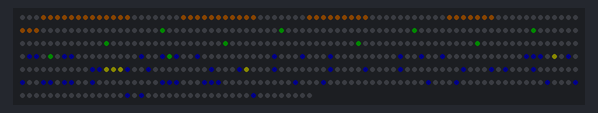
The sketch below on a simulated Arduino Uno, built with avr-gcc and run on an emulated ATmega328P. Parts: 522 RGB LEDs in strip order, left to right, continuing on the next row. Dim RGB values are drawn brighter than linear.

Above: at 0.1 s.

The sketch:

animation_led.ino
```cpp
#include <Adafruit_NeoPixel.h>

#define PIN            6   // Define the pin where the data line is connected
#define NUMPIXELS      522 // Number of LEDs in the strip

Adafruit_NeoPixel strip = Adafruit_NeoPixel(NUMPIXELS, PIN, NEO_GRB + NEO_KHZ800);

void setup() {
  strip.begin();           // Initialize the strip
  strip.show();            // Initialize all pixels to 'off'
  strip.setBrightness(10); // Set brightness to 10% (max 255, so 10% of 255 is about 25)
//  Serial.begin(9600);
//  Serial.println("setup done...");
}

void loop() {
//  cube_animation();
  flower_animation();
}

void clear_LEDs(){
  for(int i = 0; i < strip.numPixels(); i++) {
    strip.setPixelColor(i, strip.Color(0, 0, 0)); // Set color to 'off'
  }
}

int cube_outline[] = {148, 149, 150, 151, 152, 153, 154,
                      177, 171, 170,
                      184, 190, 192,
                      213, 207, 204,
                      220, 226, 230,
                      249, 243, 239,
                      256, 262, 266,
                      285, 279, 275,
                      292, 298, 302,
                      321, 315, 311,
                      328, 329, 330, 331, 332, 333, 334, 338,
                      356, 350, 347,
                      366, 372, 374,
                      390, 384, 383,
                      404, 405, 406, 407, 408, 409, 410};

  int cube_fill[] = {176, 175, 174, 173, 172,
                   185, 186, 187, 188, 189, 191,
                   212, 211, 210, 209, 208, 206, 205,
                   221, 222, 223, 224, 225, 227, 228, 229,
                   248, 247, 246, 245, 244, 242, 241, 240,
                   257, 258, 259, 260, 261, 263, 264, 265,
                   284, 283, 282, 281, 280, 278, 277, 276,
                   293, 294, 295, 296, 297, 299, 300, 301,
                   320, 319, 318, 317, 316, 314, 313, 312,
                   335, 336, 337,
                   355, 354, 353, 352, 351, 349, 348,
                   367, 368, 369, 370, 371, 373,
                   389, 388, 387, 386, 385};

void draw_cube(int outline_red, int outline_green, int outline_blue,
               int fill_red, int fill_green, int fill_blue){
  //  draw cube outline
  for(int i = 0; i < sizeof(cube_outline) / sizeof(cube_outline[0]); i++) {
    int ledIndex = cube_outline[i];
    if (ledIndex < NUMPIXELS) {
      strip.setPixelColor(ledIndex, strip.Color(outline_red, outline_green, outline_blue));
    }
  }

  //  draw cube fill
  for(int i = 0; i < sizeof(cube_fill) / sizeof(cube_fill[0]); i++) {
    int ledIndex = cube_fill[i];
    if (ledIndex < NUMPIXELS) {
      strip.setPixelColor(cube_fill[i], strip.Color(fill_red, fill_green, fill_blue));
    }
  }
  strip.show();
}

void cube_animation(){
  clear_LEDs();
  draw_cube(239, 0, 255, // outline - pink
          17, 0, 255); // fill - blue
  delay(200);

  clear_LEDs();
  draw_cube(77, 255, 0, // outline - neon green
          255, 137, 0); // fill - orange
  delay(200);

  clear_LEDs();
  draw_cube(119, 0, 255, // outline - purple
          255, 255, 0); // fill - yellow
  delay(200);
}

int flower_orange[] = {3, 4, 5, 6, 7, 8, 9, 10, 11, 12, 13, 14, 15, 23, 24, 25, 26, 27, 28, 29, 30, 31, 32, 33, 41, 42, 43, 44, 45, 46, 47, 48, 49, 61, 62, 63, 64, 65, 66, 67, 80, 81, 82};
int flower_yellow[] = {316, 332, 333, 334, 352};
int flower_blue[] = {241, 242, 246, 247, 257, 260, 262, 265, 276, 280, 284, 294, 297, 300, 312, 313, 314, 318, 330, 331, 335, 338, 347, 351, 356, 364, 369, 374, 383, 387, 389, 393, 400, 403, 404, 406, 407, 410, 420, 421, 422, 426, 427, 428, 439, 443, 458, 462, 475, 479, 495, 497, 513};
int flower_green[] = {100, 117, 136, 153, 172, 189, 208, 225, 244, 261};

void draw_flower(){
  // draw orange
  for(int i = 0; i < sizeof(flower_orange) / sizeof(flower_orange[0]); i++) {
    strip.setPixelColor(flower_orange[i], strip.Color(255, 128, 0));
  }

  // draw yellow
  for(int i = 0; i < sizeof(flower_yellow) / sizeof(flower_yellow[0]); i++) {
    strip.setPixelColor(flower_yellow[i], strip.Color(255, 255, 0));
  }

  // draw blue
  for(int i = 0; i < sizeof(flower_blue) / sizeof(flower_blue[0]); i++) {
    strip.setPixelColor(flower_blue[i], strip.Color(0, 0, 255));
  }

  // draw green
  for(int i = 0; i < sizeof(flower_green) / sizeof(flower_green[0]); i++) {
    strip.setPixelColor(flower_green[i], strip.Color(0, 255, 0));
  }

  strip.show();
}

void flower_animation(){
  clear_LEDs();
  draw_flower();
  delay(5000);
}
```
